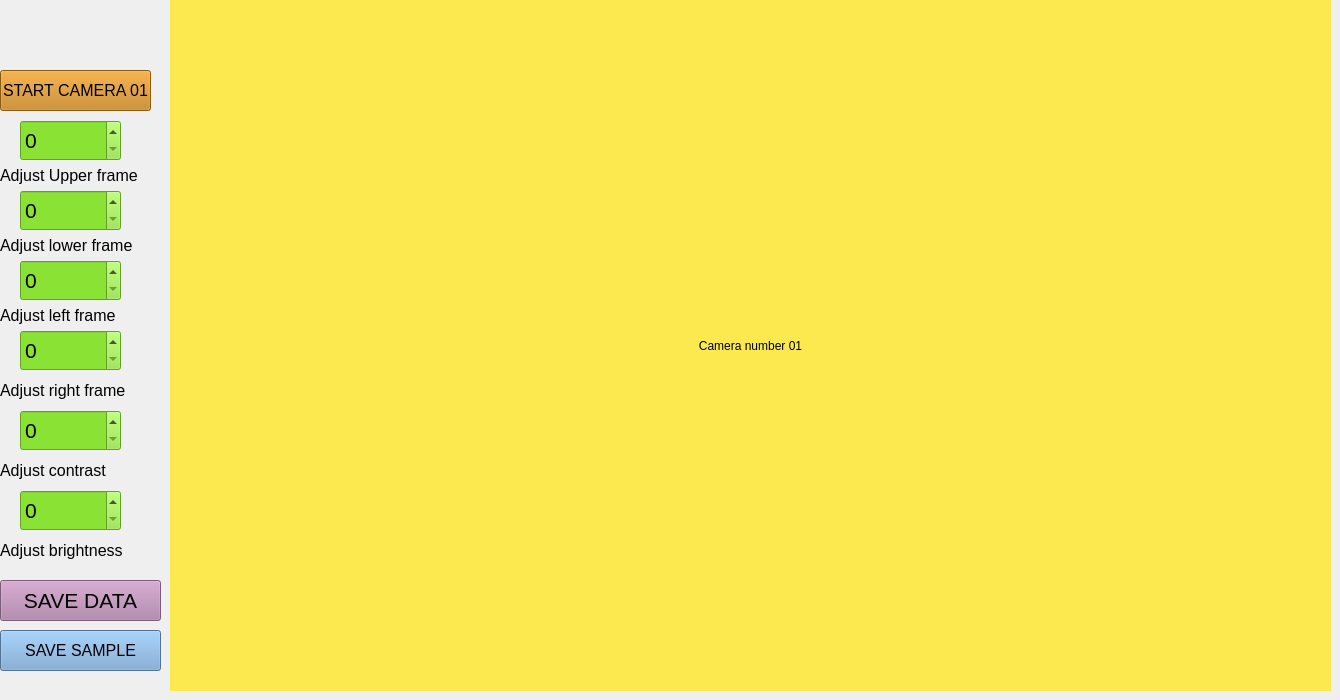
     <widget class="QWidget" name="page_0">
      <widget class="QLabel" name="camera01frame">
       <property name="geometry">
        <rect>
         <x>170</x>
         <y>0</y>
         <width>1161</width>
         <height>691</height>
        </rect>
       </property>
       <property name="styleSheet">
        <string notr="true">background-color: rgb(252, 233, 79);</string>
       </property>
       <property name="text">
        <string>Camera number 01</string>
       </property>
       <property name="alignment">
        <set>Qt::AlignCenter</set>
       </property>
      </widget>
      <widget class="QPushButton" name="savedata1btn">
       <property name="geometry">
        <rect>
         <x>0</x>
         <y>580</y>
         <width>161</width>
         <height>41</height>
        </rect>
       </property>
       <property name="font">
        <font>
         <pointsize>16</pointsize>
        </font>
       </property>
       <property name="styleSheet">
        <string notr="true">background-color: rgb(173, 127, 168);</string>
       </property>
       <property name="text">
        <string>SAVE DATA</string>
       </property>
      </widget>
      <widget class="QLabel" name="X_Point_W_9">
       <property name="geometry">
        <rect>
         <x>0</x>
         <y>530</y>
         <width>141</width>
         <height>41</height>
        </rect>
       </property>
       <property name="font">
        <font>
         <pointsize>12</pointsize>
        </font>
       </property>
       <property name="text">
        <string>&lt;html&gt;&lt;head/&gt;&lt;body&gt;&lt;p&gt;Adjust brightness&lt;/p&gt;&lt;/body&gt;&lt;/html&gt;</string>
       </property>
      </widget>
      <widget class="QSpinBox" name="leftframe1box">
       <property name="geometry">
        <rect>
         <x>20</x>
         <y>260</y>
         <width>101</width>
         <height>41</height>
        </rect>
       </property>
       <property name="font">
        <font>
         <pointsize>16</pointsize>
        </font>
       </property>
       <property name="styleSheet">
        <string notr="true">background-color: rgb(138, 226, 52);</string>
       </property>
       <property name="maximum">
        <number>999999</number>
       </property>
      </widget>
      <widget class="QLabel" name="Y_Point_H_3">
       <property name="geometry">
        <rect>
         <x>0</x>
         <y>230</y>
         <width>141</width>
         <height>31</height>
        </rect>
       </property>
       <property name="font">
        <font>
         <pointsize>12</pointsize>
        </font>
       </property>
       <property name="text">
        <string>&lt;html&gt;&lt;head/&gt;&lt;body&gt;&lt;p&gt;Adjust lower frame&lt;/p&gt;&lt;/body&gt;&lt;/html&gt;</string>
       </property>
      </widget>
      <widget class="QPushButton" name="startcam1btn">
       <property name="geometry">
        <rect>
         <x>0</x>
         <y>70</y>
         <width>151</width>
         <height>41</height>
        </rect>
       </property>
       <property name="font">
        <font>
         <pointsize>12</pointsize>
        </font>
       </property>
       <property name="styleSheet">
        <string notr="true">background-color: rgb(193, 125, 17);</string>
       </property>
       <property name="text">
        <string>START CAMERA 01</string>
       </property>
      </widget>
      <widget class="QSpinBox" name="brightness1box">
       <property name="geometry">
        <rect>
         <x>20</x>
         <y>490</y>
         <width>101</width>
         <height>41</height>
        </rect>
       </property>
       <property name="font">
        <font>
         <pointsize>16</pointsize>
        </font>
       </property>
       <property name="styleSheet">
        <string notr="true">background-color: rgb(138, 226, 52);</string>
       </property>
       <property name="maximum">
        <number>999999</number>
       </property>
      </widget>
      <widget class="QSpinBox" name="rightframe1box">
       <property name="geometry">
        <rect>
         <x>20</x>
         <y>330</y>
         <width>101</width>
         <height>41</height>
        </rect>
       </property>
       <property name="font">
        <font>
         <pointsize>16</pointsize>
        </font>
       </property>
       <property name="styleSheet">
        <string notr="true">background-color: rgb(138, 226, 52);</string>
       </property>
       <property name="maximum">
        <number>999999</number>
       </property>
      </widget>
      <widget class="QLabel" name="X_Point_3">
       <property name="geometry">
        <rect>
         <x>0</x>
         <y>300</y>
         <width>131</width>
         <height>31</height>
        </rect>
       </property>
       <property name="font">
        <font>
         <pointsize>12</pointsize>
        </font>
       </property>
       <property name="text">
        <string>&lt;html&gt;&lt;head/&gt;&lt;body&gt;&lt;p&gt;Adjust left frame&lt;/p&gt;&lt;/body&gt;&lt;/html&gt;</string>
       </property>
      </widget>
      <widget class="QLabel" name="X_Point_W_10">
       <property name="geometry">
        <rect>
         <x>0</x>
         <y>450</y>
         <width>131</width>
         <height>41</height>
        </rect>
       </property>
       <property name="font">
        <font>
         <pointsize>12</pointsize>
        </font>
       </property>
       <property name="text">
        <string>&lt;html&gt;&lt;head/&gt;&lt;body&gt;&lt;p&gt;Adjust contrast&lt;/p&gt;&lt;/body&gt;&lt;/html&gt;</string>
       </property>
      </widget>
      <widget class="QPushButton" name="savesample1btn">
       <property name="geometry">
        <rect>
         <x>0</x>
         <y>630</y>
         <width>161</width>
         <height>41</height>
        </rect>
       </property>
       <property name="font">
        <font>
         <pointsize>12</pointsize>
        </font>
       </property>
       <property name="styleSheet">
        <string notr="true">background-color: rgb(114, 159, 207);</string>
       </property>
       <property name="text">
        <string>SAVE SAMPLE</string>
       </property>
      </widget>
      <widget class="QSpinBox" name="contrast1box">
       <property name="geometry">
        <rect>
         <x>20</x>
         <y>410</y>
         <width>101</width>
         <height>41</height>
        </rect>
       </property>
       <property name="font">
        <font>
         <pointsize>16</pointsize>
        </font>
       </property>
       <property name="styleSheet">
        <string notr="true">background-color: rgb(138, 226, 52);</string>
       </property>
       <property name="maximum">
        <number>999999</number>
       </property>
      </widget>
      <widget class="QLabel" name="Y_Point_3">
       <property name="geometry">
        <rect>
         <x>0</x>
         <y>160</y>
         <width>141</width>
         <height>31</height>
        </rect>
       </property>
       <property name="font">
        <font>
         <pointsize>12</pointsize>
        </font>
       </property>
       <property name="text">
        <string>&lt;html&gt;&lt;head/&gt;&lt;body&gt;&lt;p&gt;Adjust Upper frame&lt;/p&gt;&lt;/body&gt;&lt;/html&gt;</string>
       </property>
      </widget>
      <widget class="QSpinBox" name="upperframe1box">
       <property name="geometry">
        <rect>
         <x>20</x>
         <y>120</y>
         <width>101</width>
         <height>41</height>
        </rect>
       </property>
       <property name="font">
        <font>
         <pointsize>16</pointsize>
        </font>
       </property>
       <property name="styleSheet">
        <string notr="true">background-color: rgb(138, 226, 52);</string>
       </property>
       <property name="maximum">
        <number>999999</number>
       </property>
      </widget>
      <widget class="QLabel" name="X_Point_W_3">
       <property name="geometry">
        <rect>
         <x>0</x>
         <y>380</y>
         <width>141</width>
         <height>21</height>
        </rect>
       </property>
       <property name="font">
        <font>
         <pointsize>12</pointsize>
        </font>
       </property>
       <property name="text">
        <string>&lt;html&gt;&lt;head/&gt;&lt;body&gt;&lt;p&gt;Adjust right frame&lt;/p&gt;&lt;/body&gt;&lt;/html&gt;</string>
       </property>
      </widget>
      <widget class="QSpinBox" name="lowerframe1box">
       <property name="geometry">
        <rect>
         <x>20</x>
         <y>190</y>
         <width>101</width>
         <height>41</height>
        </rect>
       </property>
       <property name="font">
        <font>
         <pointsize>16</pointsize>
        </font>
       </property>
       <property name="styleSheet">
        <string notr="true">background-color: rgb(138, 226, 52);</string>
       </property>
       <property name="maximum">
        <number>999999</number>
       </property>
      </widget>
     </widget>
